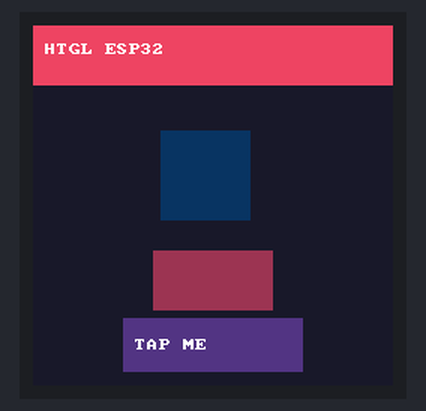
Recording of a program running on a simulated ESP32. On the bench: 240×240 colour display. What the program prints to the serial monitor is not drawn.

Above: at 0.81 s.
At 5.7 s:
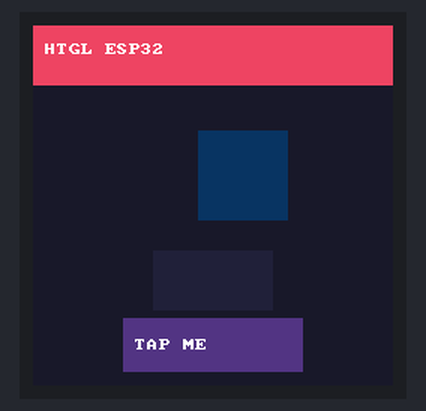
At 9.69 s:
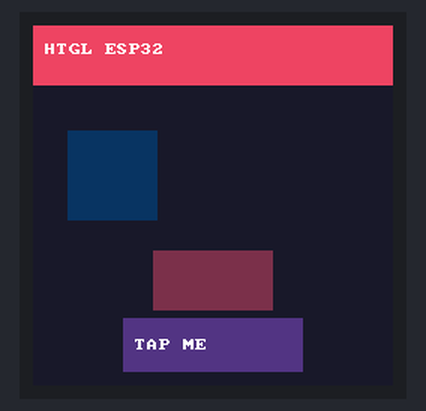
At 18.56 s:
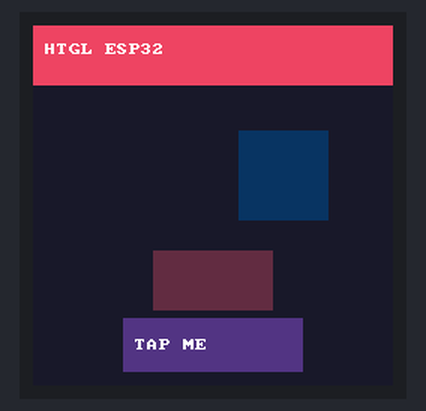
At 27.44 s:
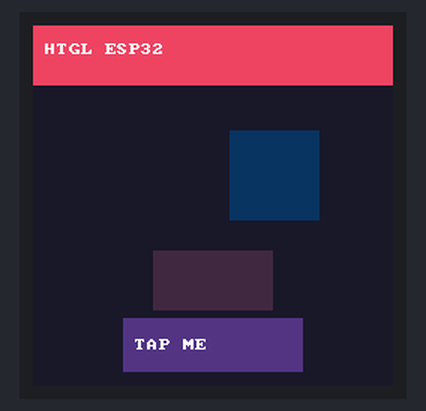
At 36.24 s:
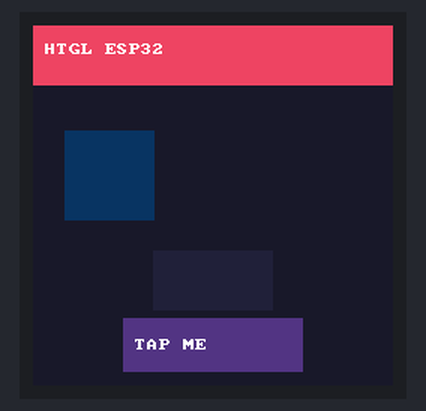

The program:

main.cpp
```cpp
/*
 * HTGL ESP32 + ST7789 port
 *
 * Drives a 240x240 ST7789 panel via TFT_eSPI.
 * The embedded UI is compiled from port/esp32/ui.html via:
 *   python ../../tool/htgl.py ui.html -o /tmp/ui.uib --emit-c src/ui_blob.c --symbol ui
 *
 * Pin configuration is in platformio.ini — edit the -DTFT_* build_flags
 * to match your wiring before flashing.
 */

#include <Arduino.h>
#include <TFT_eSPI.h>

// HTGL engine headers — extern "C" guards are already in the headers,
// but we wrap explicitly here for clarity.
extern "C" {
#include "htgl.h"
#include "htgl_internal.h"
}

// Embedded UI blob (generated by the transpiler, lives in ui_blob.c)
extern "C" {
    extern const unsigned char  ui_blob[];
    extern const unsigned int   ui_blob_len;
}

// ── Display ──────────────────────────────────────────────────────────────────

static TFT_eSPI tft;

// Band render buffer: 240 px wide × 16 rows = 3840 RGB565 words (~7.5 KB DRAM)
static uint16_t line_buf[240 * 16];

// ── HTGL context (stack-allocated via htgl_internal.h struct) ────────────────

static htgl_ctx ctx;

// ── HAL callback ─────────────────────────────────────────────────────────────

// Called by htgl_render() for each rendered band.
// setSwapBytes(true) makes TFT_eSPI byte-swap our little-endian RGB565 values
// so the panel receives them in the big-endian order ST7789 expects.
static void flush(int x, int y, int w, int h, const uint16_t *buf) {
    tft.setSwapBytes(true);
    tft.pushImage(x, y, w, h, (uint16_t *)buf);
}

// ── Tap handler ──────────────────────────────────────────────────────────────

// Called when the user taps a data-tap element.
// Note: tap input requires a touch controller (most bare ST7789 boards have
// none).  Wire htgl_pointer_down / htgl_pointer_up to your touch IC ISR to
// enable tap events.  Animation runs regardless.
static void tap_handler(int tap_id, void * /*user*/) {
    Serial.printf("[htgl] tap id=%d\n", tap_id);
}

// ── Arduino entry points ──────────────────────────────────────────────────────

void setup() {
    Serial.begin(115200);
    Serial.println("[htgl] boot");

    // Initialise display
    tft.init();
    tft.setRotation(0);
    tft.fillScreen(TFT_BLACK);

    // Enable backlight (pin and polarity defined in platformio.ini build_flags)
#ifdef TFT_BL
    pinMode(TFT_BL, OUTPUT);
    digitalWrite(TFT_BL, TFT_BL_ON);
#endif

    // Build the HAL
    static const htgl_hal hal = { flush };

    // Initialise HTGL engine
    htgl_init(&ctx, &hal, line_buf, 240 * 16);

    // Load the embedded UI blob
    int rc = htgl_load(&ctx, ui_blob, (int)ui_blob_len);
    if (rc != 0) {
        Serial.printf("[htgl] htgl_load failed: %d\n", rc);
        // Halt — bad blob
        while (true) { delay(1000); }
    }

    // Register tap callback
    htgl_set_tap_handler(&ctx, tap_handler, nullptr);

    Serial.printf("[htgl] loaded %u bytes, screen %dx%d\n",
                  ui_blob_len,
                  htgl_screen_w(&ctx),
                  htgl_screen_h(&ctx));
}

void loop() {
    // Advance animation clock
    htgl_tick(&ctx, (uint32_t)millis());

    // Resolve layout (animations move nodes, so call every frame)
    htgl_layout(&ctx);

    // Render the full screen in 16-row bands, flushed via TFT_eSPI
    htgl_render(&ctx);

    // ~60 fps cap; omit or reduce if you want max throughput
    delay(16);
}
```

Source omitted: ui_blob.c (data table, 1602 bytes)

Measured:
- what the display in image 5 shows lasts 0.5 s, from 36.0 s to 36.5 s
